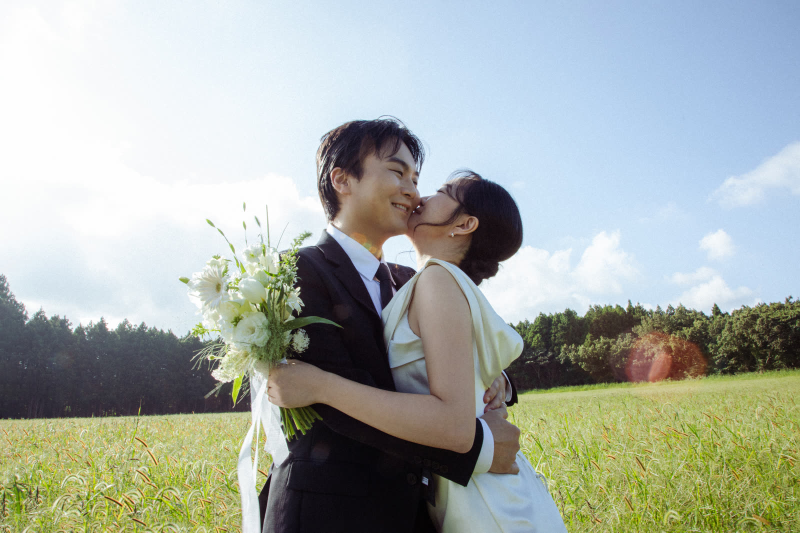
#> input picture docs/cover-studies/photos/photo-02.jpg, 1600 x 1066 px (shown at 1/2 size); its folder holds 5 pictures in this run
$ python BuildCutouts.py
#> lines starting #> are read from the running program, lines starting #| are printed output that depends on the picture
"""두 사람 영역의 찢은 사진: 신랑·신부(photo-NN-cut.webp)와 가운데 부케(photo-02-bouquet-cut.webp) (docs/SectionsSpec.md 2-1b).

원본 사진에서 대상을 찾고(사람은 rembg BiRefNet portrait, 부케는 rembg SAM에 점으로 부케를 지정), 사진째 손으로 찢은 것처럼
둘레에 배경을 들쭉날쭉한 띠로 남긴 뒤 찢긴 흰 종이 결을 두른다. 사람과 부케는 같은 찢기 설정을 쓴다.
배경이 투명한 WebP로 저장한다. 그림자는 페이지 CSS(drop-shadow)가 맡는다. 흔들림은 시드가 정해진 난수라 몇 번을 돌려도 같다.

    pip install "rembg[cpu]" pillow numpy scipy
    python3 scripts/BuildCutouts.py            # 사람 두 장과 부케
    python3 scripts/BuildCutouts.py 09         # 하나만 (메모리가 모자라면 하나씩: 10, 09, bouquet)
    python3 scripts/BuildCutouts.py bouquet

모델은 처음 실행할 때 GitHub(danielgatis/rembg 릴리스)에서 받는다. 원본이 바뀌었을 때만 다시 돌리고 결과를 커밋한다.
"""

import sys
from pathlib import Path

import numpy as np
from PIL import Image
from scipy import ndimage

STUDIES = Path(__file__).resolve().parent.parent / 'docs' / 'cover-studies'
PHOTOS = STUDIES / 'photos'

# 신랑 10번, 신부 9번과 각자의 찢기 시드 (사용자가 고른 시안과 같은 모양).
PHOTO_SEEDS = {'10': 7, '09': 11}

MODEL = 'birefnet-portrait'

# 사람으로 볼 알파 값.
PERSON_ALPHA = 110

# 남는 배경 띠 = 사람에서 BAND_BASE ± BAND_SWING(크게) ± BAND_MID(중간) ± BAND_TEETH(잔 톱니), 원본 사진 픽셀.
BAND_BASE = 11
BAND_SWING = 7
BAND_MID = 3
BAND_TEETH = 1.5

# 그 바깥의 찢긴 흰 결 = FIBER_BASE + 최대 FIBER_MID + 잔 톱니 FIBER_TEETH. 맨 바깥 EDGE_PX는 옅은 회색.
FIBER_BASE = 5
FIBER_MID = 2.5
FIBER_TEETH = 2.5
EDGE_PX = 2
PAPER = (252, 251, 248, 255)
PAPER_EDGE = (226, 224, 219, 255)

# 흔들림을 만드는 잡음의 결 크기(가우시안 반경, 픽셀): 크게, 중간, 잔 톱니.
NOISE_SCALES = (40, 6, 1.2)
PAD = 60

# 페이지에서 높이 260px 남짓으로 보이므로 높은 화면 밀도를 생각해 높이 800px로 줄여 저장한다.
OUTPUT_HEIGHT = 800
WEBP_QUALITY = 86

# 부케: photo-02에서 부케가 든 부분(원본 픽셀 상자), 그 안에서 부케(꽃)와 부케 아닌 곳(손·정장·하늘·숲·풀·리본)을 찍은 점,
# 찢기 시드, 저장 폭. 손에 가려 끊긴 줄기는 넣지 않고 가장 큰 덩어리(꽃다발)만 쓴다.
BOUQUET_PHOTO = '02'
BOUQUET_BOX = (288, 373, 672, 1012)
BOUQUET_POINTS = [(150, 200), (220, 200), (240, 260), (180, 300), (260, 320), (200, 250), (300, 230), (130, 190), (290, 450), (270, 470), (230, 150)]
NOT_BOUQUET_POINTS = [(310, 400), (365, 250), (30, 100), (40, 350), (100, 560), (220, 530), (365, 450)]
BOUQUET_SEED = 13
BOUQUET_OUTPUT_WIDTH = 240


# [64 lines left out: functions smooth_noise, paint_paper, tear, build_person, not called in this run]


def build_bouquet() -> Image.Image:
    from rembg import new_session, remove

    photo = Image.open(PHOTOS / f'photo-{BOUQUET_PHOTO}.jpg').convert('RGB').crop(BOUQUET_BOX)
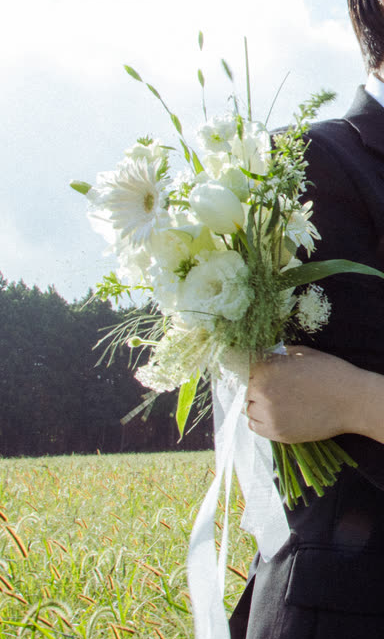
#> photo: PIL image 384x639 RGB; mean R, G, B 155.6, 158.5, 141.7
    prompt = [{'type': 'point', 'data': list(point), 'label': 1} for point in BOUQUET_POINTS]
    prompt += [{'type': 'point', 'data': list(point), 'label': 0} for point in NOT_BOUQUET_POINTS]
    cut = np.array(remove(photo, session=new_session('sam'), sam_prompt=prompt, post_process_mask=True).convert('RGBA'))

    # 꽃다발 한 덩어리만: 잔 조각을 걷어내고 가장 큰 덩어리를 남긴다.
    mask = ndimage.binary_opening(cut[..., 3] > PERSON_ALPHA, iterations=2)
    labels, _ = ndimage.label(mask)
    biggest = labels == np.bincount(labels.ravel())[1:].argmax() + 1
    image = tear(np.array(photo), np.where(biggest, 255, 0).astype(np.float32), BOUQUET_SEED)

    return image.resize((BOUQUET_OUTPUT_WIDTH, round(image.height * BOUQUET_OUTPUT_WIDTH / image.width)), Image.Resampling.LANCZOS)


def save_webp(image: Image.Image, target: Path) -> None:
    image.save(target, 'WEBP', quality=WEBP_QUALITY, method=6)
    print(f'{target.name}: {image.width}x{image.height}, {target.stat().st_size // 1024}KB')


targets = sys.argv[1:] or [*PHOTO_SEEDS, 'bouquet']

if 'bouquet' in targets:
    save_webp(build_bouquet(), PHOTOS / f'photo-{BOUQUET_PHOTO}-bouquet-cut.webp')
#> (the call stopped at in build_bouquet, `cut = np.array(remove(photo, session=new_session('sam'), sam_prompt=pr..`: rembg is not available in this run)

people = [target for target in targets if target in PHOTO_SEEDS]

if people:
    from rembg import new_session

#> (the run stopped early here; a loop or call above may not have finished)
